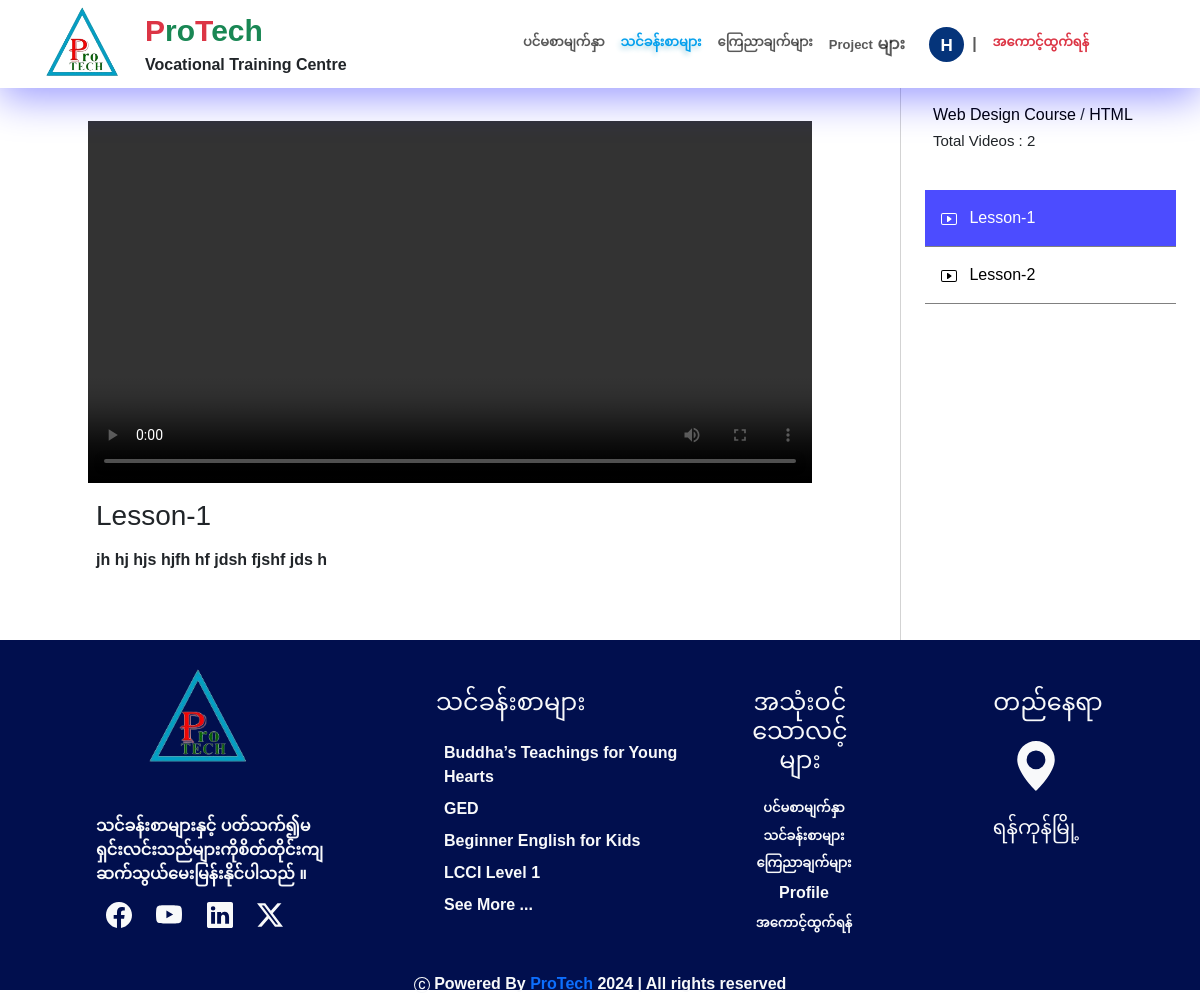
The page /view/video_lists.php?course_id=1&chapter_id=8&videoid=4&temp_id=1 (signed in) on the database its author committed.
### tables this page shows
CREATE TABLE `videos` (
  `id` bigint(20) UNSIGNED NOT NULL,
  `video_order` int(11) DEFAULT 1,
  `video_url` text DEFAULT NULL,
  `course_id` int(11) NOT NULL,
  `chapter_id` int(11) NOT NULL,
  `title` text DEFAULT NULL,
  `description` varchar(255) NOT NULL,
  `updated_at` timestamp NOT NULL DEFAULT current_timestamp(),
  `created_at` timestamp NOT NULL DEFAULT current_timestamp()
);

CREATE TABLE `course` (
  `id` int(11) NOT NULL,
  `name` varchar(255) NOT NULL,
  `description` varchar(255) NOT NULL,
  `content` longtext NOT NULL,
  `type` varchar(100) NOT NULL,
  `fee` int(11) DEFAULT NULL,
  `image` varchar(255) NOT NULL,
  `duration_year` int(11) NOT NULL,
  `duration_month` int(11) NOT NULL,
  `subject_id` int(11) NOT NULL,
  `created_at` timestamp NOT NULL DEFAULT current_timestamp() ON UPDATE current_timestamp()
);

CREATE TABLE `chapters` (
  `id` int(11) NOT NULL,
  `title` varchar(100) NOT NULL,
  `course_id` int(11) NOT NULL,
  `description` varchar(255) NOT NULL,
  `created_at` timestamp NOT NULL DEFAULT current_timestamp() ON UPDATE current_timestamp()
);

### myanmar.php (called while the page is built, shortened)
<?php
$home = array(
  'main_title' => ['<span style="font-size: 14px;">IT Solution Provider & Vocational Training Centre</span>'],
  'training' => ['Vocational Training Centre'],
  'solution' => ['IT Solution Provider'],
  'menu' => ['<font size="2px">ပင်မစာမျက်နှာ</font>', '<font size="2px">သင်ခန်းစာများ</font>', '<font size="2px">ကြေညာချက်များ</font>', '<font size="2px">အကောင့်ဝင်ရန်</font>', '<font size="2px">အကောင့်ဖွင့်ရန်</font>', '<font size="2px">အကောင့်ထွက်ရန်</font>', '<font size="2px">Project</font> များ'],
  'main_intro' => [
    'title' => 'အသက်မွေးဝမ်းကြောင်းပညာရပ်များကိုအခုဘဲလေ့လာသင်ယူလိုက်ပါ ။' ,
    'text' => 'ProTech အသက်မွေးဝမ်းကြောင်းပညာသင်တန်းကျောင်းမှ နွေးထွေးစွာကြိုဆိုပါသည် ။ <br>ကျွန်တော်တို့ Platform မှ IT နည်းပညာများ ၊ ဘာသာစကားများ ၊ GED ပညာရေး ၊ စာရင်းအင်းပညာ စသည်ဖြင့်များစွာသောပညာရပ်များကိုလေ့လာသင်ယူနိုင်ပါသည် ။',
    'total' => 'သင်ခန်းစာများ',
    'ads' => 'လုံခြုံ လျှင်မြန်သောငွေပေးချေမှု'
     ],
     'screen2' => [
       'title' => '<h3><b>ProTech ပေါ်ပေါက်လာရခြင်း</b></h3>',
       'text' => 'ProTechအဓိကဖြစ်ပေါ်ရခြင်းရည်ရွယ်ချက်မှာလူငယ်တိုင်းအတွက်အသက် မွေးဝမ်းကြောင်းပညာရပ်များကို ကျွမ်းကျင်စွာတတ်မြောက်စေပြီးမိမိတတ် မြောက်ပြီးသောပညာရပ်များနှင့် မိမိဘဝကိုအကျိုးရှိစွာရပ်တည်နိုင်စေရန်ဖြစ်ပါသည် ။ ProTech တွင်မိမိစိတ်ဝင်စားသောပညာရပ်များကိုဝင်ရောက်သင်ယူလေ့လာနိုင်ပါသည် ။ အသက်မွေးဝမ်းကြောင်းပညာရပ်များကိုကျွမ်းကျင်သောဆရာ၊ဆရာမများမှအကောင်းဆုံးသင်ကြားပို့ချလျှက်ရှိပါသည် ။ သင်ခန်းစာများကိုလည်း videoဖိုင်များ၊စာအုပ်များ၊အသံဖိုင်များဖြင့်စုံလင်စွာအသုံးပြုသင်ကြားပေးပါသည် ။ အသက်မွေးဝမ်းကြောင်းပညာတတ်မြောက်လိုသူများ၊ ပညာရပ်ဖြင့်အသက်မွေးဝမ်းကြောင်းပြုလိုသူများအတွက် ပညာတတ်မြောက်ရေးကိုအဓိကထားသော Web Based Application တစ်ခုဖြစ်ပါသည် ။'
       ],
    'screen3' => [
      'total1' => 'အသုံးပြုသူများ',
      'total2' => 'သင်ခန်းစာများ',
      'total3' => 'ဗွီဒီယိုများ',
      ],
    'screen4' => [
      'title1' => 'ကျော်ကြားသော',
      'title2' => 'သင်ခန်းစာများ',
      ]
);
$footer = array(
  'text' => 'သင်ခန်းစာများနှင့် ပတ်သက်၍မရှင်းလင်းသည်များကိုစိတ်တိုင်းကျဆက်သွယ်မေးမြန်းနိုင်ပါသည် ။',
  'title1' => 'သင်ခန်းစာများ',
  'title2' => 'အသုံးဝင်သောလင့်များ',
  'title3' => 'တည်နေရာ',
  'address' => 'ရန်ကုန်မြို့',
 );
 ?>

### view/video_lists.php (the view, shortened to what this page needs)
<?php
include '../Controllers/query.ctr.php';
?>
<html lang="en">
<head>
    <?php include '../css/link.php'; ?>
</head>
<body>
  <div class="fixed-top">
    <?php
    include '../css/navbar.php';
    ?>
  </div>
  <div class="" style="margin-top:73px;">
    <div class="d-flex">
      <div class="col p-5 text-center">
        <?php
        $videoid = $_GET['videoid'];
        $videostmt = $pdo->prepare("SELECT * FROM videos WHERE id='$videoid'");
        $videostmt->execute();
        $video = $videostmt->fetch(PDO::FETCH_ASSOC);
         ?>
        <video width="90%" controls>
          <source src="<?php echo $video['video_url']; ?>" type="video/mp4">
        </video>
        <h3 class="ms-5 mt-3 text-start"><?php echo $video['title']; ?></h3>
        <p class="text-start ms-5 mt-3"><?php echo $video['description']; ?></p>
      </div>
      <div class="col-3" style="border-left:1px solid lightgrey; height:567px;">
        <?php
          $temp_id = $_GET['temp_id'];
          $id = $_GET['course_id'];
          $coursestmt = $pdo->prepare("SELECT * FROM course WHERE id='$id'");
          $coursestmt->execute();
          $course = $coursestmt->fetch(PDO::FETCH_ASSOC);
          $chapter_id = $_GET['chapter_id'];
          $chapterstmt = $pdo->prepare("SELECT * FROM chapters WHERE id='$chapter_id'");
          $chapterstmt->execute();
          $chapter = $chapterstmt->fetch(PDO::FETCH_ASSOC);
         ?>
        <div class="p-2 m-4">
        <h6 class="">
          <a href="courseDetails.php?course_id=<?php echo $id; ?>">
            <?php echo $course['name']; ?>
          </a>
          /
          <a href="chapters&videos.php?course_id=<?php echo $id; ?>&chapter_id=<?php echo $chapter_id; ?>&temp_id=<?php echo $temp_id; ?>">
            <?php echo $chapter['title']; ?>
          </a>
        </h6>
        <?php
          $countvideostmt = $pdo->prepare("SELECT COUNT(*) AS total_videos FROM videos WHERE course_id='$id' AND chapter_id='$chapter_id'");
          $countvideostmt->execute();
          $countvideo = $countvideostmt->fetch(PDO::FETCH_ASSOC);
        ?>
          <h6 class="" style="font-size:15px;">Total Videos : <?php echo $countvideo['total_videos']; ?></h6>
        </div>
        <div class="m-4">
        <?php
          $chapter_id = $_GET['chapter_id'];
          $videostmt = $pdo->prepare("SELECT * FROM videos WHERE chapter_id='$chapter_id'");
          $videostmt->execute();
          $videodatas = $videostmt->fetchall();
          foreach ($videodatas as $videodata) {
          ?>
          <a href="?course_id=<?php echo $id; ?>&chapter_id=<?php echo $chapter_id; ?>&videoid=<?php echo $videodata['id']; ?>&temp_id=<?php echo $temp_id; ?>" style="text-decoration:none; color:black;">
            <div class="chapterdiv p-3" style="border-bottom:1px solid grey; <?php if($_GET['videoid'] == $videodata['id']) { echo 'background-color: rgba(0, 0, 255, 0.7); color:white;'; } ?>">
              <h6 class="d-inline ms-2"><?php echo $videodata['title']; ?></h6>
            </div>
          </a>
          <?php
        }
         ?>
       </div>
      </div>
    </div>
  </div>
<?php include '../css/footer.php'; ?>

### css/footer.php (shortened to what this page needs)
<div class="footer originalfooter" style="height:350px; background-color:#010f4e;">
  <div class="d-flex text-light">
    <div class="col-3 ps-5 ms-5 me-4">
      <div class="logo_div mt-4 ms-5" style="width:42%; height:45%;">
        <a href="index.php">
          <?php
            $link = $_SERVER['PHP_SELF'];
            $link_array = explode('/',$link);
            $page = end($link_array);
            if ($page == 'index.php' || $page == 'Index.php' || $page == 'login.php'|| $page == 'register.php') {
              ?>
              <img src="images/original_logo.png" alt="" style="width:100%;">
              <?php
            }else{
              ?>
              <img src="../images/original_logo.png" alt="" style="width:100%;">
              <?php
            }
          ?>
        </a>
      </div>
      <div class="text-light">
        <?php echo $footer['text']; ?>
      </div>
      <div class="icons mt-3">
        <a href="#" class="text-light">
        </a>
        <a href="#" class="text-light">
        </a>
        <a href="#" class="text-light">
        </a>
        <a href="#" class="text-light">
          <svg xmlns="http://www.w3.org/2000/svg" width="46" height="26" fill="currentColor" class="bi bi-twitter-x" viewBox="0 0 16 16">
            <path d="M12.6.75h2.454l-5.36 6.142L16 15.25h-4.937l-3.867-5.07-4.425 5.07H.316l5.733-6.57L0 .75h5.063l3.495 4.633L12.601.75Zm-.86 13.028h1.36L4.323 2.145H2.865z"/>
          </svg>
        </a>
      </div>
    </div>
    <div class="col-3 pt-4 ps-4 mt-4 ms-3">
      <h4 class="ms-4"><?php echo $footer['title1']; ?></h4>
      <div class="links mt-4">
        <ul>
          <?php
          $coursestmt = $pdo->prepare("SELECT * FROM course ORDER BY id DESC LIMIT 4");
          $coursestmt->execute();
          $coursedatas = $coursestmt->fetchall();
          foreach ($coursedatas as $coursedata) {
            ?>
            <li class="nav-item mt-2 mb-2 footer-link" style="list-style:none;">
              <?php
                if ($page == 'index.php' || $page == 'Index.php') {
                ?>
                <a class="nav-link text-light" href="view/courseDetails.php?course_id=<?php echo $coursedata['id']; ?>"><?php echo $coursedata['name']; ?></a>
                <?php
              }else{
                ?>
                <a class="nav-link text-light" href="courseDetails.php?course_id=<?php echo $coursedata['id']; ?>"><?php echo $coursedata['name']; ?></a>
                <?php
              }
              ?>
            </li>
            <?php
          }
          ?>
          <li class="nav-item mt-2 mb-2 footer-link" style="list-style:none;">
            <?php
              if ($page == 'index.php' || $page == 'Index.php') {
                $mainSubjectData = $query->selectOne('main_subjects');
                $subject_id = $mainSubjectData['id'];
              ?>
              <a href="view/course.php?subject_id=<?php echo $subject_id; ?>" class="text-light">See More ...</a>
              <?php
            }else{
              ?>
              <a href="course.php?subject_id=<?php echo $subject_id; ?>" class="text-light">See More ...</a>
              <?php
            }
            ?>
          </li>
        </ul>
      </div>
    </div>
    <div class="col-2 p-4 mt-4 me-5 text-center">
      <h4 class="ms-4"><?php echo $footer['title2']; ?></h4>
      <div class="links mt-4">
        <ul>
            <?php
            if ($page == 'index.php' || $page == 'Index.php') {
              ?>
              <li class="nav-item mt-2 mb-2 footer-link" style="list-style:none;">
                <a class="nav-link text-light" href="view/index.php"><?php echo $home['menu'][0]; ?></a>
              </li>
              <li class="nav-item mt-2 mb-2 footer-link" style="list-style:none;">
                <a class="nav-link text-light" href="view/course.php"><?php echo $home['menu'][1]; ?></a>
              </li>
              <li class="nav-item mt-2 mb-2 footer-link" style="list-style:none;">
                <a class="nav-link text-light" href="view/announcement.php"><?php echo $home['menu'][2]; ?></a>
              </li>
              <?php
            }else{
              ?>
              <li class="nav-item mt-2 mb-2 footer-link" style="list-style:none;">
                <a class="nav-link text-light" href="../index.php"><?php echo $home['menu'][0]; ?></a>
              </li>
              <li class="nav-item mt-2 mb-2 footer-link" style="list-style:none;">
                <a class="nav-link text-light" href="course.php"><?php echo $home['menu'][1]; ?></a>
              </li>
              <li class="nav-item mt-2 mb-2 footer-link" style="list-style:none;">
                <a class="nav-link text-light" href="announcement.php"><?php echo $home['menu'][2]; ?></a>
              </li>
              <?php
            }
             ?>
          <?php
            if(!empty($_SESSION['user_id']) && !empty($_SESSION['name'])){
              ?>
              <li class="nav-item mt-2 mb-2 footer-link" style="list-style:none;">
                <a class="nav-link" href="profile.php">Profile</a>
              </li>
              <li class="nav-item mt-2 mb-2 footer-link" style="list-style:none;">
                <a class="nav-link" href="logout.php"><?php echo $home['menu']['5']; ?></a>
              </li>
              <?php
            }
          ?>
        </ul>
      </div>
    </div>
    <div class="col-2 pt-4 mt-4 text-center">
      <h4 class="ms-4"><?php echo $footer['title3']; ?></h4>
      <div class="m-4">
        <svg xmlns="http://www.w3.org/2000/svg" width="50" height="50" fill="currentColor" class="bi bi-geo-alt-fill" viewBox="0 0 16 16">
          <path d="M8 16s6-5.686 6-10A6 6 0 0 0 2 6c0 4.314 6 10 6 10m0-7a3 3 0 1 1 0-6 3 3 0 0 1 0 6"/>
        </svg>
      </div>
      <h5>
        <?php echo $footer['address']; ?>
      </h5>
    </div>
  </div>
  <div class="text-center text-light">
    <?php
    if ($page == 'index.php' || $page == 'Index.php') {
      ?>
      <svg xmlns="http://www.w3.org/2000/svg" width="16" height="16" fill="currentColor" class="bi bi-c-circle" viewBox="0 0 16 16">
        <path d="M1 8a7 7 0 1 0 14 0A7 7 0 0 0 1 8m15 0A8 8 0 1 1 0 8a8 8 0 0 1 16 0M8.146 4.992c-1.212 0-1.927.92-1.927 2.502v1.06c0 1.571.703 2.462 1.927 2.462.979 0 1.641-.586 1.729-1.418h1.295v.093c-.1 1.448-1.354 2.467-3.03 2.467-2.091 0-3.269-1.336-3.269-3.603V7.482c0-2.261 1.201-3.638 3.27-3.638 1.681 0 2.935 1.054 3.029 2.572v.088H9.875c-.088-.879-.768-1.512-1.729-1.512"/>
      </svg>
      Powered By <a href="index.php" class="text-primary">ProTech </a>2024 | All rights reserved
      <?php
    }else{
      ?>
      Powered By <a href="../index.php" class="text-primary">ProTech </a>2024 | All rights reserved
      <?php
    }
    ?>
  </div>
</div>
</body>
</html>

### css/link.php (style rules this page uses)
body { font-family: "Titillium Web", sans-serif; font-weight: 600; font-style: normal; }
.chapterdiv { cursor: pointer; }
a { text-decoration: none; color: black; }

### rows shown on the page
videos: title "Lesson-1", description "jh hj hjs hjfh hf jdsh fjshf jds h"
course: name "Web Design Course"
chapters: title "HTML"
videos: title "Lesson-2"
course: name "Buddha’s Teachings for Young Hearts"
course: name "GED"
course: name "Beginner English for Kids"
course: name "LCCI Level 1"

### other values the page prints
$home['training'][0] "Vocational Training Centre"
$home['menu'][0] "ပင်မစာမျက်နှာ"
$home['menu'][1] "သင်ခန်းစာများ"
$home['menu'][2] "ကြေညာချက်များ"
$home['menu'][6] "Project များ"
$home['menu'][5] "အကောင့်ထွက်ရန်"
$countvideo['total_videos'] "2"
$footer['text'] "သင်ခန်းစာများနှင့် ပတ်သက်၍မရှင်းလင်းသည်များကိုစိတ်တိုင်းကျဆက်သွယ်မေးမြန်းနိုင်ပါသည် ။"
$footer['title1'] "သင်ခန်းစာများ"
$footer['title2'] "အသုံးဝင်သောလင့်များ"
$home['menu']['5'] "အကောင့်ထွက်ရန်"
$footer['title3'] "တည်နေရာ"
$footer['address'] "ရန်ကုန်မြို့"
